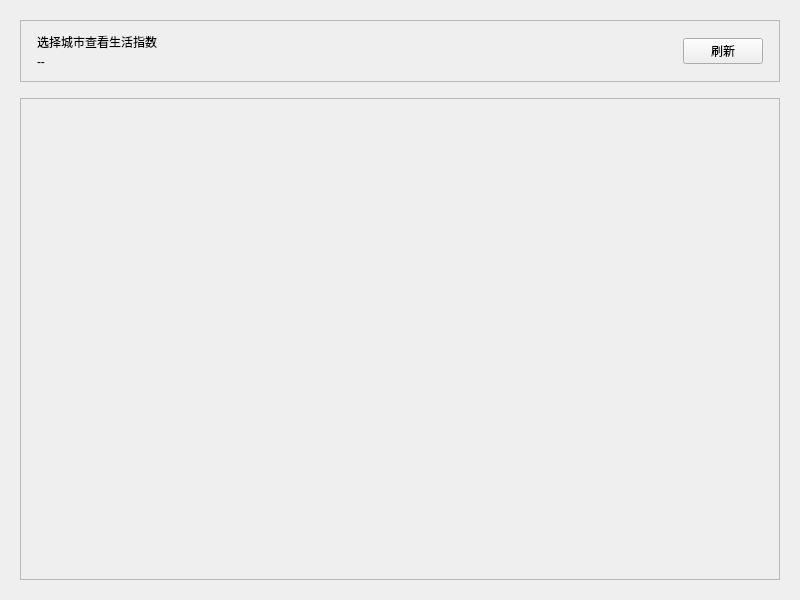
<?xml version="1.0" encoding="UTF-8"?>
<ui version="4.0">
 <class>LifeIndexWidget</class>
 <widget class="QWidget" name="LifeIndexWidget">
  <property name="geometry">
   <rect>
    <x>0</x>
    <y>0</y>
    <width>800</width>
    <height>600</height>
   </rect>
  </property>
  <property name="windowTitle">
   <string>生活指数</string>
  </property>
  <property name="styleSheet">
   <string notr="true">QWidget#LifeIndexWidget {
    background-color: #f5f7fa;
}

QFrame#headerCard {
    background-color: white;
    border-radius: 12px;
    border: 1px solid #e4e7ed;
}

QLabel#cityLabel {
    font-size: 18px;
    font-weight: bold;
    color: #303133;
}

QLabel#dateLabel {
    font-size: 14px;
    color: #909399;
}

QPushButton#refreshBtn {
    background-color: #409EFF;
    color: white;
    border: none;
    border-radius: 6px;
    padding: 8px 16px;
    font-size: 14px;
}

QPushButton#refreshBtn:hover {
    background-color: #66b1ff;
}

QScrollArea {
    border: none;
    background: transparent;
}

QScrollArea > QWidget > QWidget {
    background: transparent;
}</string>
  </property>
  <layout class="QVBoxLayout" name="verticalLayout">
   <property name="spacing">
    <number>16</number>
   </property>
   <property name="leftMargin">
    <number>20</number>
   </property>
   <property name="topMargin">
    <number>20</number>
   </property>
   <property name="rightMargin">
    <number>20</number>
   </property>
   <property name="bottomMargin">
    <number>20</number>
   </property>
   <item>
    <widget class="QFrame" name="headerCard">
     <property name="frameShape">
      <enum>QFrame::Shape::StyledPanel</enum>
     </property>
     <layout class="QHBoxLayout" name="headerLayout">
      <property name="leftMargin">
       <number>16</number>
      </property>
      <property name="topMargin">
       <number>12</number>
      </property>
      <property name="rightMargin">
       <number>16</number>
      </property>
      <property name="bottomMargin">
       <number>12</number>
      </property>
      <item>
       <layout class="QVBoxLayout" name="titleLayout">
        <property name="spacing">
         <number>4</number>
        </property>
        <item>
         <widget class="QLabel" name="cityLabel">
          <property name="text">
           <string>选择城市查看生活指数</string>
          </property>
         </widget>
        </item>
        <item>
         <widget class="QLabel" name="dateLabel">
          <property name="text">
           <string>--</string>
          </property>
         </widget>
        </item>
       </layout>
      </item>
      <item>
       <spacer name="headerSpacer">
        <property name="orientation">
         <enum>Qt::Orientation::Horizontal</enum>
        </property>
        <property name="sizeHint" stdset="0">
         <size>
          <width>40</width>
          <height>20</height>
         </size>
        </property>
       </spacer>
      </item>
      <item>
       <widget class="QPushButton" name="refreshBtn">
        <property name="text">
         <string>刷新</string>
        </property>
       </widget>
      </item>
     </layout>
    </widget>
   </item>
   <item>
    <widget class="QScrollArea" name="scrollArea">
     <property name="widgetResizable">
      <bool>true</bool>
     </property>
     <property name="horizontalScrollBarPolicy">
      <enum>Qt::ScrollBarPolicy::ScrollBarAlwaysOff</enum>
     </property>
     <widget class="QWidget" name="scrollContent">
      <property name="geometry">
       <rect>
        <x>0</x>
        <y>0</y>
        <width>760</width>
        <height>480</height>
       </rect>
      </property>
      <layout class="QGridLayout" name="indexGridLayout">
       <property name="spacing">
        <number>12</number>
       </property>
      </layout>
     </widget>
    </widget>
   </item>
  </layout>
 </widget>
 <resources/>
 <connections/>
</ui>
